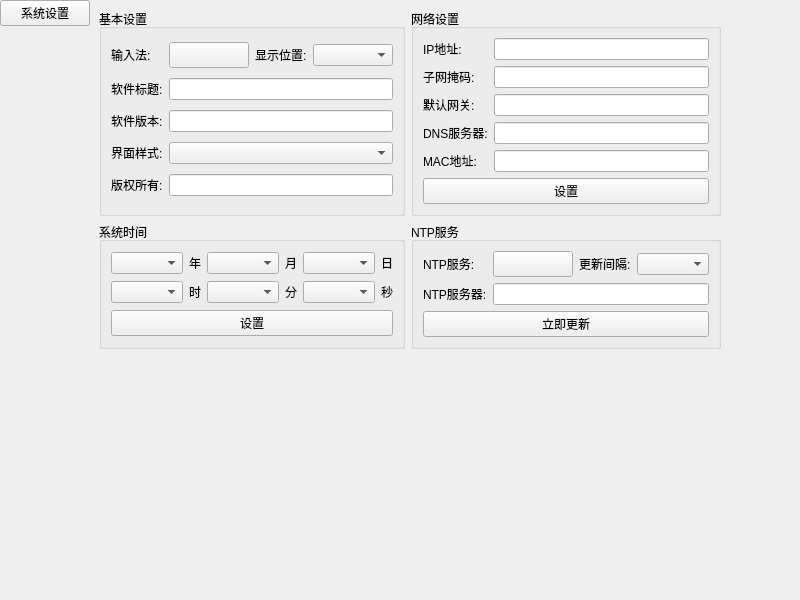
<?xml version="1.0" encoding="UTF-8"?>
<ui version="4.0">
 <class>frmConfig</class>
 <widget class="QWidget" name="frmConfig">
  <property name="geometry">
   <rect>
    <x>0</x>
    <y>0</y>
    <width>800</width>
    <height>600</height>
   </rect>
  </property>
  <layout class="QHBoxLayout" name="horizontalLayout">
   <property name="spacing">
    <number>0</number>
   </property>
   <property name="leftMargin">
    <number>0</number>
   </property>
   <property name="topMargin">
    <number>0</number>
   </property>
   <property name="rightMargin">
    <number>0</number>
   </property>
   <property name="bottomMargin">
    <number>0</number>
   </property>
   <item>
    <widget class="QWidget" name="widget_left" native="true">
     <property name="minimumSize">
      <size>
       <width>90</width>
       <height>0</height>
      </size>
     </property>
     <property name="maximumSize">
      <size>
       <width>90</width>
       <height>16777215</height>
      </size>
     </property>
     <layout class="QVBoxLayout" name="verticalLayout_4">
      <property name="spacing">
       <number>0</number>
      </property>
      <property name="leftMargin">
       <number>0</number>
      </property>
      <property name="topMargin">
       <number>0</number>
      </property>
      <property name="rightMargin">
       <number>0</number>
      </property>
      <property name="bottomMargin">
       <number>0</number>
      </property>
      <item>
       <widget class="QPushButton" name="btnConfig">
        <property name="text">
         <string>系统设置</string>
        </property>
        <property name="checkable">
         <bool>true</bool>
        </property>
       </widget>
      </item>
      <item>
       <spacer name="verticalSpacer">
        <property name="orientation">
         <enum>Qt::Vertical</enum>
        </property>
        <property name="sizeHint" stdset="0">
         <size>
          <width>20</width>
          <height>40</height>
         </size>
        </property>
       </spacer>
      </item>
     </layout>
    </widget>
   </item>
   <item>
    <widget class="QStackedWidget" name="stackedWidget">
     <property name="currentIndex">
      <number>0</number>
     </property>
     <widget class="QWidget" name="page_config">
      <property name="styleSheet">
       <string notr="true"/>
      </property>
      <layout class="QGridLayout" name="gridLayout_5">
       <item row="0" column="0">
        <widget class="QGroupBox" name="gboxBase">
         <property name="styleSheet">
          <string notr="true"/>
         </property>
         <property name="title">
          <string>基本设置</string>
         </property>
         <layout class="QGridLayout" name="gridLayout_4">
          <item row="0" column="1">
           <widget class="SwitchButton" name="btnUseInput">
            <property name="minimumSize">
             <size>
              <width>80</width>
              <height>26</height>
             </size>
            </property>
            <property name="maximumSize">
             <size>
              <width>80</width>
              <height>26</height>
             </size>
            </property>
            <property name="text">
             <string/>
            </property>
           </widget>
          </item>
          <item row="3" column="0">
           <widget class="QLabel" name="labTitle">
            <property name="text">
             <string>软件标题:</string>
            </property>
           </widget>
          </item>
          <item row="4" column="0">
           <widget class="QLabel" name="labVersion">
            <property name="text">
             <string>软件版本:</string>
            </property>
           </widget>
          </item>
          <item row="7" column="0">
           <widget class="QLabel" name="labAuthor">
            <property name="text">
             <string>版权所有:</string>
            </property>
           </widget>
          </item>
          <item row="6" column="0">
           <widget class="QLabel" name="labStyleName">
            <property name="text">
             <string>界面样式:</string>
            </property>
           </widget>
          </item>
          <item row="0" column="0">
           <widget class="QLabel" name="labUseInput">
            <property name="text">
             <string>输入法:</string>
            </property>
           </widget>
          </item>
          <item row="0" column="2">
           <widget class="QLabel" name="labInputPosition">
            <property name="text">
             <string>显示位置:</string>
            </property>
           </widget>
          </item>
          <item row="0" column="3">
           <widget class="QComboBox" name="cboxInputPosition">
            <property name="sizePolicy">
             <sizepolicy hsizetype="Expanding" vsizetype="Fixed">
              <horstretch>0</horstretch>
              <verstretch>0</verstretch>
             </sizepolicy>
            </property>
           </widget>
          </item>
          <item row="3" column="1" colspan="3">
           <widget class="QLineEdit" name="txtTitle"/>
          </item>
          <item row="4" column="1" colspan="3">
           <widget class="QLineEdit" name="txtVersion">
            <property name="readOnly">
             <bool>true</bool>
            </property>
           </widget>
          </item>
          <item row="6" column="1" colspan="3">
           <widget class="QComboBox" name="cboxStyleName"/>
          </item>
          <item row="7" column="1" colspan="3">
           <widget class="QLineEdit" name="txtAuthor">
            <property name="readOnly">
             <bool>false</bool>
            </property>
           </widget>
          </item>
         </layout>
        </widget>
       </item>
       <item row="0" column="1">
        <widget class="QGroupBox" name="gboxNetConfig">
         <property name="title">
          <string>网络设置</string>
         </property>
         <layout class="QGridLayout" name="gridLayout">
          <item row="0" column="0">
           <widget class="QLabel" name="labNetIP">
            <property name="text">
             <string>IP地址:</string>
            </property>
           </widget>
          </item>
          <item row="6" column="0" colspan="2">
           <widget class="QPushButton" name="btnSetNet">
            <property name="text">
             <string>设置</string>
            </property>
           </widget>
          </item>
          <item row="1" column="1">
           <widget class="QLineEdit" name="txtNetMask"/>
          </item>
          <item row="0" column="1">
           <widget class="QLineEdit" name="txtNetIP"/>
          </item>
          <item row="3" column="1">
           <widget class="QLineEdit" name="txtNetDNS"/>
          </item>
          <item row="2" column="1">
           <widget class="QLineEdit" name="txtNetGateway"/>
          </item>
          <item row="3" column="0">
           <widget class="QLabel" name="labNetDNS">
            <property name="text">
             <string>DNS服务器:</string>
            </property>
           </widget>
          </item>
          <item row="1" column="0">
           <widget class="QLabel" name="labNetMask">
            <property name="text">
             <string>子网掩码:</string>
            </property>
           </widget>
          </item>
          <item row="2" column="0">
           <widget class="QLabel" name="labNetGateway">
            <property name="text">
             <string>默认网关:</string>
            </property>
           </widget>
          </item>
          <item row="4" column="0">
           <widget class="QLabel" name="labNetMac">
            <property name="text">
             <string>MAC地址:</string>
            </property>
           </widget>
          </item>
          <item row="4" column="1">
           <widget class="QLineEdit" name="txtNetMac"/>
          </item>
         </layout>
        </widget>
       </item>
       <item row="0" column="2">
        <spacer name="horizontalSpacer">
         <property name="orientation">
          <enum>Qt::Horizontal</enum>
         </property>
         <property name="sizeHint" stdset="0">
          <size>
           <width>34</width>
           <height>20</height>
          </size>
         </property>
        </spacer>
       </item>
       <item row="1" column="0">
        <widget class="QGroupBox" name="gboxTimeConfig">
         <property name="title">
          <string>系统时间</string>
         </property>
         <layout class="QGridLayout" name="gridLayout_2">
          <item row="0" column="0">
           <widget class="QComboBox" name="cboxYear">
            <property name="sizePolicy">
             <sizepolicy hsizetype="Expanding" vsizetype="Fixed">
              <horstretch>0</horstretch>
              <verstretch>0</verstretch>
             </sizepolicy>
            </property>
           </widget>
          </item>
          <item row="0" column="1">
           <widget class="QLabel" name="labYear">
            <property name="text">
             <string>年</string>
            </property>
           </widget>
          </item>
          <item row="0" column="2">
           <widget class="QComboBox" name="cboxMonth">
            <property name="sizePolicy">
             <sizepolicy hsizetype="Expanding" vsizetype="Fixed">
              <horstretch>0</horstretch>
              <verstretch>0</verstretch>
             </sizepolicy>
            </property>
           </widget>
          </item>
          <item row="0" column="3">
           <widget class="QLabel" name="labMonth">
            <property name="text">
             <string>月</string>
            </property>
           </widget>
          </item>
          <item row="0" column="4">
           <widget class="QComboBox" name="cboxDay">
            <property name="sizePolicy">
             <sizepolicy hsizetype="Expanding" vsizetype="Fixed">
              <horstretch>0</horstretch>
              <verstretch>0</verstretch>
             </sizepolicy>
            </property>
           </widget>
          </item>
          <item row="0" column="5">
           <widget class="QLabel" name="labDay">
            <property name="text">
             <string>日</string>
            </property>
           </widget>
          </item>
          <item row="1" column="0">
           <widget class="QComboBox" name="cboxHour">
            <property name="sizePolicy">
             <sizepolicy hsizetype="Expanding" vsizetype="Fixed">
              <horstretch>0</horstretch>
              <verstretch>0</verstretch>
             </sizepolicy>
            </property>
           </widget>
          </item>
          <item row="1" column="1">
           <widget class="QLabel" name="labHour">
            <property name="text">
             <string>时</string>
            </property>
           </widget>
          </item>
          <item row="1" column="2">
           <widget class="QComboBox" name="cboxMin">
            <property name="sizePolicy">
             <sizepolicy hsizetype="Expanding" vsizetype="Fixed">
              <horstretch>0</horstretch>
              <verstretch>0</verstretch>
             </sizepolicy>
            </property>
           </widget>
          </item>
          <item row="1" column="3">
           <widget class="QLabel" name="labMin">
            <property name="text">
             <string>分</string>
            </property>
           </widget>
          </item>
          <item row="1" column="4">
           <widget class="QComboBox" name="cboxSec">
            <property name="sizePolicy">
             <sizepolicy hsizetype="Expanding" vsizetype="Fixed">
              <horstretch>0</horstretch>
              <verstretch>0</verstretch>
             </sizepolicy>
            </property>
           </widget>
          </item>
          <item row="1" column="5">
           <widget class="QLabel" name="labSec">
            <property name="text">
             <string>秒</string>
            </property>
           </widget>
          </item>
          <item row="2" column="0" colspan="6">
           <widget class="QPushButton" name="btnSetTime">
            <property name="text">
             <string>设置</string>
            </property>
           </widget>
          </item>
         </layout>
        </widget>
       </item>
       <item row="1" column="1">
        <widget class="QGroupBox" name="gboxNTP">
         <property name="title">
          <string>NTP服务</string>
         </property>
         <layout class="QGridLayout" name="gridLayout_3">
          <item row="0" column="2">
           <widget class="QLabel" name="labNTPInterval">
            <property name="text">
             <string>更新间隔:</string>
            </property>
           </widget>
          </item>
          <item row="0" column="1">
           <widget class="SwitchButton" name="btnUseNTP">
            <property name="minimumSize">
             <size>
              <width>80</width>
              <height>26</height>
             </size>
            </property>
            <property name="maximumSize">
             <size>
              <width>80</width>
              <height>26</height>
             </size>
            </property>
            <property name="text">
             <string/>
            </property>
           </widget>
          </item>
          <item row="0" column="0">
           <widget class="QLabel" name="labUseNTP">
            <property name="text">
             <string>NTP服务:</string>
            </property>
           </widget>
          </item>
          <item row="2" column="0">
           <widget class="QLabel" name="labNTPIP">
            <property name="text">
             <string>NTP服务器:</string>
            </property>
           </widget>
          </item>
          <item row="0" column="3">
           <widget class="QComboBox" name="cboxNTPInterval">
            <property name="sizePolicy">
             <sizepolicy hsizetype="Expanding" vsizetype="Fixed">
              <horstretch>0</horstretch>
              <verstretch>0</verstretch>
             </sizepolicy>
            </property>
           </widget>
          </item>
          <item row="2" column="1" colspan="3">
           <widget class="QLineEdit" name="txtNTPIP"/>
          </item>
          <item row="3" column="0" colspan="4">
           <widget class="QPushButton" name="btnNTP">
            <property name="text">
             <string>立即更新</string>
            </property>
           </widget>
          </item>
         </layout>
        </widget>
       </item>
       <item row="2" column="0">
        <spacer name="spacer">
         <property name="orientation">
          <enum>Qt::Vertical</enum>
         </property>
         <property name="sizeHint" stdset="0">
          <size>
           <width>20</width>
           <height>551</height>
          </size>
         </property>
        </spacer>
       </item>
      </layout>
     </widget>
    </widget>
   </item>
  </layout>
 </widget>
 <customwidgets>
  <customwidget>
   <class>SwitchButton</class>
   <extends>QPushButton</extends>
   <header location="global">usercontrol/switchbutton.h</header>
  </customwidget>
 </customwidgets>
 <resources/>
 <connections/>
</ui>
